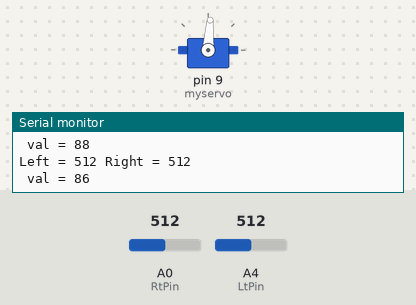
Bench run of a sketch on a simulated Arduino Uno, built with avr-gcc and run on an emulated ATmega328P. On the bench: servo, the last lines printed to the serial monitor. The test bench sets the inputs (shaded band); at power-on: A0 (RtPin) = 512, A4 (LtPin) = 512.

Above: at 1.8 s.
1.9 s: A0 (RtPin) set to 716
6.0 s: A4 (LtPin) set to 716
10.1 s: A4 (LtPin) set to 511
14.2 s: A4 (LtPin) set to 900
At 23.5 s:
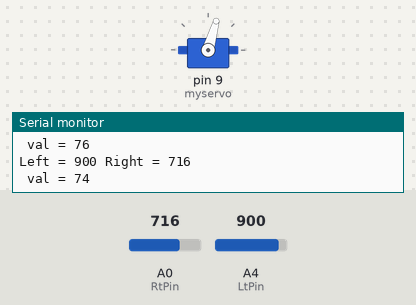
At 31.8 s:
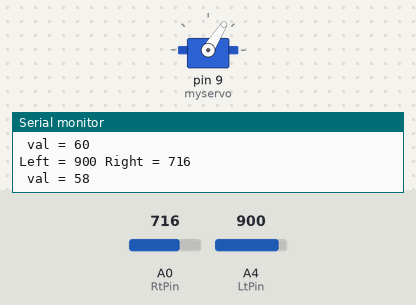
Timing chart, 0 to 33.5 s (numbered marks = the images above; inputs shaded):
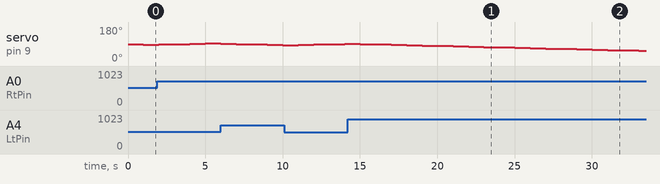

The sketch:

LR_sensor_try1.ino
```cpp
// Controlling a servo position using a potentiometer (variable resistor)
// by Michal Rinott <http://people.interaction-ivrea.it/m.rinott>

#include <Servo.h>

Servo myservo;  // create servo object to control a servo

int potpin = 0;  // analog pin used to connect the potentiometer
int val = 90;    // variable to read the value from the analog pin

int RtPin = A0;
int LtPin = 4;
int Right = 0;
int Left = 0;
void setup()
{
  Serial.begin(9600);
  pinMode(RtPin, INPUT);
  pinMode(LtPin, INPUT);
  myservo.attach(9);  // attaches the servo on pin 9 to the servo object
}

void loop()
{
  int Right = analogRead(RtPin);
  int Left = analogRead(LtPin);


  if ( Right<= Left)
    {val -= 2;}
  if (Left < Right)
    {val += 2;}
      //Serial.println(Right);


  myservo.write(val);


//  val = analogRead(potpin);            // reads the value of the potentiometer (value between 0 and 1023)
 // Rval = map(Right, 0, 1023, 0, 179);     // scale it to use it with the servo (value between 0 and 180)
 // Lval = map(Left, 0, 1023, 0, 179);     // scale it to use it with the servo (value between 0 and 180)

//  myservo.write(val);                  // sets the servo position according to the scaled value

  Serial.print("Left = " );
  Serial.print(Left);
  Serial.print(" Right = ");
  Serial.println(Right);
  Serial.print(" val = ");
  Serial.println(val);
  delay(1000);        // waits for the servo to get there
}
```
